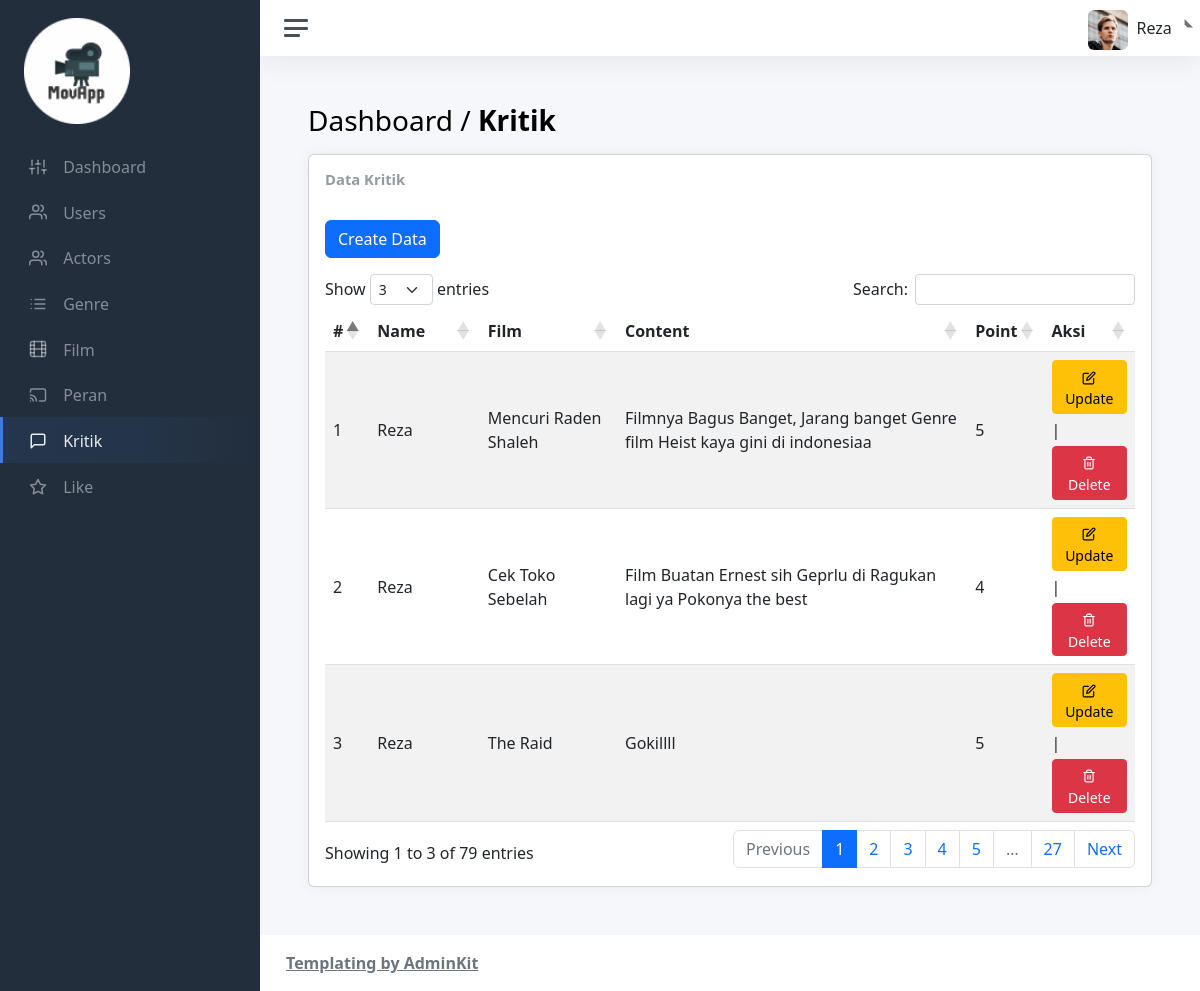
The app's page /admin/views/kritik/kritik.php (signed in) with its own data.
### tables this page shows
CREATE TABLE `kritik` (
  `id` int(11) NOT NULL,
  `users_id` int(11) NOT NULL,
  `film_id` int(11) NOT NULL,
  `content` text DEFAULT NULL,
  `point` int(11) NOT NULL
);

CREATE TABLE `users` (
  `id` int(11) NOT NULL,
  `name` varchar(45) NOT NULL,
  `email` varchar(45) NOT NULL,
  `password` varchar(255) NOT NULL,
  `role` enum('admin','user') NOT NULL,
  `age` int(11) NOT NULL,
  `bio` varchar(255) DEFAULT NULL,
  `address` text DEFAULT NULL,
  `photo` varchar(60) DEFAULT NULL
);

CREATE TABLE `film` (
  `id` int(11) NOT NULL,
  `poster` varchar(60) DEFAULT NULL,
  `judul` varchar(65) NOT NULL,
  `genre_id` int(11) NOT NULL,
  `trailer` varchar(255) NOT NULL,
  `ringkasan` text NOT NULL,
  `tahun` int(11) NOT NULL
);

### admin/views/kritik/kritik.php (the view, shortened to what this page needs)
<!DOCTYPE html>
<html lang="en">
    <head>
        <?php include "../layouts/assetsLink.php"; ?>
    </head>
    <body>
        <div class="wrapper">
            <nav id="sidebar" class="sidebar js-sidebar">
                <div class="sidebar-content js-simplebar">
                    <a class="sidebar-brand" href="../../index.php">
                        <img src="../../../assets/img/icons/logo-1.png" alt="logo" width="50%"
                            style="text-align: center;">
                    </a>
                    <ul class="sidebar-nav">
                        <li class="sidebar-item">
                            <a class="sidebar-link" href="../../index.php">
                                <i class="align-middle" data-feather="sliders"></i>
                                <span class="align-middle">Dashboard</span>
                            </a>
                        </li>
                        <li class="sidebar-item">
                            <a class="sidebar-link" href="../user/user.php">
                                <i class="align-middle" data-feather="users"></i>
                                <span class="align-middle">Users</span>
                            </a>
                        </li>
                        <li class="sidebar-item">
                            <a class="sidebar-link" href="../actor/actor.php">
                                <i class="align-middle" data-feather="users"></i>
                                <span class="align-middle">Actors</span>
                            </a>
                        </li>
                        <li class="sidebar-item">
                            <a class="sidebar-link" href="../genre/genre.php">
                                <i class="align-middle" data-feather="list"></i>
                                <span class="align-middle">Genre</span>
                            </a>
                        </li>
                        <li class="sidebar-item">
                            <a class="sidebar-link" href="../film/film.php">
                                <i class="align-middle" data-feather="film"></i>
                                <span class="align-middle">Film</span>
                            </a>
                        </li>
                        <li class="sidebar-item">
                            <a class="sidebar-link" href="../peran/peran.php">
                                <i class="align-middle" data-feather="cast"></i>
                                <span class="align-middle">Peran</span>
                            </a>
                        </li>
                        <li class="sidebar-item active">
                            <a class="sidebar-link" href="kritik.php">
                                <i class="align-middle" data-feather="message-square"></i>
                                <span class="align-middle">Kritik</span>
                            </a>
                        </li>
                        <li class="sidebar-item">
                            <a class="sidebar-link" href="../like/like.php">
                                <i class="align-middle" data-feather="star"></i>
                                <span class="align-middle">Like</span>
                            </a>
                        </li>
                    </ul>
                </div>
            </nav>
            <div class="main">
                <?php include_once ("../layouts/navbar.php"); ?>
                <main class="content">
                    <div class="container-fluid p-0">
                        <h1 class="h3 mb-3">Dashboard / <strong>Kritik</strong></h1>
                        <div class="col-sm-12">
                            <div class="card">
                                <div class="card-body">
                                    <?php
                                        include "../../../database/db.php";
                                        $query = $conn->query("SELECT kritik.*, users.id as id_users, users.name, film.id as id_film, film.judul FROM kritik JOIN users ON users.id=kritik.users_id JOIN film ON film.id=kritik.film_id");
                                    ?>
                                    <h3 class="card-title">Data Kritik</h3>
                                    <a class="btn btn-primary btn-md mt-4 mb-3"
                                        href="./create-ktk.php"
                                        role="button">
                                        Create Data
                                    </a>
                                    <table id="example" class="table table-striped"
                                        style="width:100%">
                                        <thead>
                                            <tr>
                                                <th scope="col">#</th>
                                                <th scope="col">Name</th>
                                                <th scope="col">Film</th>
                                                <th scope="col">Content</th>
                                                <th scope="col">Point</th>
                                                <th scope="col">Aksi</th>
                                            </tr>
                                        </thead>
                                        <tbody>
                                            <?php
                                                if(mysqli_num_rows($query)>0){
                                                    $no = 1;
                                                    while ($data = mysqli_fetch_array($query)) {
                                            ?>
                                            <tr>
                                                <td scope="row"><?php echo $no?></td>
                                                <td><?php echo($data['name']); ?></td>
                                                <td><?php echo($data['judul']); ?></td>
                                                <td><?php echo($data['content']); ?></td>
                                                <td><?php echo($data['point']); ?></td>
                                                <td>
                                                    <a class="btn btn-warning btn-sm mb-1"
                                                        href="edit-ktk.php?id=<?php echo $data['id']?>">
                                                        <i class="align-middle" data-feather="edit"></i>
                                                        <span class="align-middle">Update</span>
                                                    </a>|
                                                    <a class="btn btn-danger btn-sm mt-1"
                                                        href="../../../controllers/kritik/destroy-ktk.php?id=<?php echo $data['id']?>"
                                                        onclick="alert('Anda yakin ingin menghapus data ini?')">
                                                        <i class="align-middle" data-feather="trash-2"></i>
                                                        <span class="align-middle">Delete</span>
                                                    </a>
                                                </td>
                                            </tr>
                                            <?php
                                                        $no++;
                                                    }
                                                }
                                            ?>
                                        </tbody>
                                    </table>
                                </div>
                            </div>
                        </div>
                    </div>
                </main>
                <?php include_once ("../layouts/footer.php"); ?>
            </div>
        </div>
    </body>
</html>

### records on screen
kritik: users.name "Reza", film.judul "Mencuri Raden Shaleh", content "Filmnya Bagus Banget, Jarang banget Genre film Heist kaya gini di indonesiaa", point "5"
kritik: users.name "Reza", film.judul "Cek Toko Sebelah", content "Film Buatan Ernest sih Geprlu di Ragukan lagi ya Pokonya the best", point "4"
kritik: users.name "Reza", film.judul "The Raid", content "Gokillll", point "5"

### other values on screen
$nameuser "Reza"
